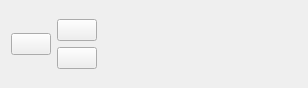
<?xml version="1.0" encoding="UTF-8"?>
<ui version="4.0">
 <class>ProfileWidgetClass</class>
 <widget class="QWidget" name="ProfileWidgetClass">
  <property name="geometry">
   <rect>
    <x>0</x>
    <y>0</y>
    <width>308</width>
    <height>88</height>
   </rect>
  </property>
  <property name="windowTitle">
   <string>ProfileWidget</string>
  </property>
  <layout class="QGridLayout" name="gridLayout">
   <item row="0" column="0">
    <layout class="QHBoxLayout" name="horizontalLayout">
     <item>
      <widget class="QPushButton" name="ProfileButton">
       <property name="text">
        <string/>
       </property>
      </widget>
     </item>
     <item>
      <layout class="QVBoxLayout" name="verticalLayout">
       <item>
        <widget class="QPushButton" name="DeleteButton">
         <property name="text">
          <string/>
         </property>
        </widget>
       </item>
       <item>
        <widget class="QPushButton" name="EditButton">
         <property name="text">
          <string/>
         </property>
        </widget>
       </item>
      </layout>
     </item>
     <item>
      <spacer name="horizontalSpacer">
       <property name="orientation">
        <enum>Qt::Orientation::Horizontal</enum>
       </property>
       <property name="sizeHint" stdset="0">
        <size>
         <width>40</width>
         <height>20</height>
        </size>
       </property>
      </spacer>
     </item>
    </layout>
   </item>
  </layout>
 </widget>
 <layoutdefault spacing="6" margin="11"/>
 <resources/>
 <connections/>
</ui>
